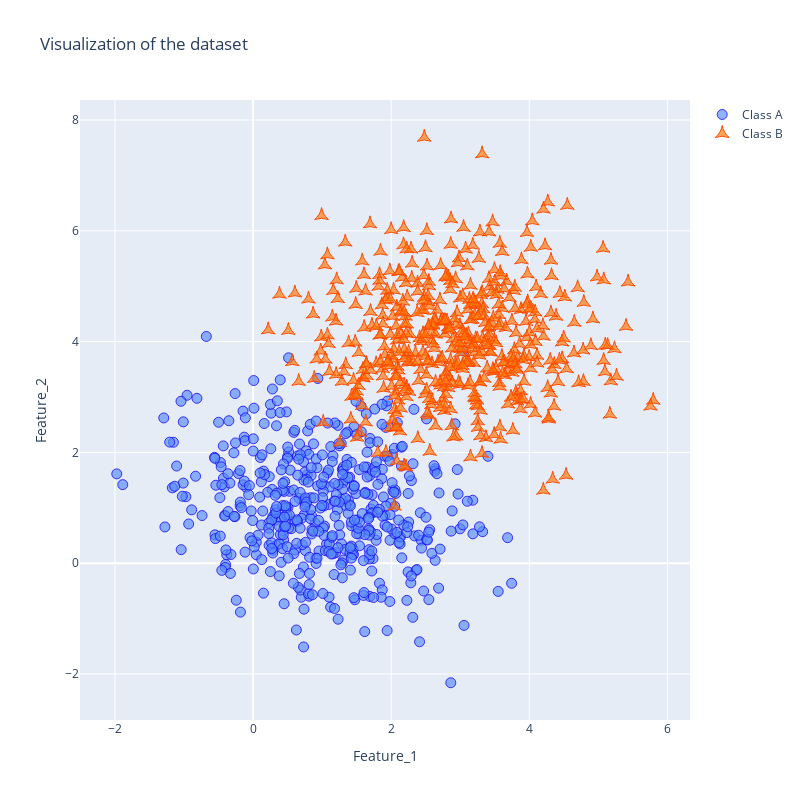

Here is the notebook cell this chart was saved with:
### Markdown cell above
# Visualising the dataset

### Code cell
## For Contributing, refer to expectedoutput1.html in the expected outputs folder.

fig = go.Figure()

fig.add_trace(go.Scatter(
    x=df_train["Feature_1"][:500],
    y=df_train["Feature_2"][:500],
    name="Class A",
    mode="markers",
    marker_color='rgba(84, 138, 252, 0.65)',
    marker_line_color='rgba(26, 9, 243, 0.8)',
    marker_size = 10,
    marker_line_width = 1,
    marker_symbol='circle',
    hovertemplate = 'Feature_1: %{x:.5f} <br />Feature_2: %{y:.5f}<extra></extra>, Class A<extra></extra>',
))
fig.add_trace(go.Scatter(
    x=df_train["Feature_1"][500:],
    y=df_train["Feature_2"][500:],
    name="Class B",
    mode="markers",
    marker_color='rgba(255, 117, 0, 0.65)',
    marker_line_color='rgba(255, 73, 0, 1)',
    marker_size = 10,
    marker_line_width = 1,
    marker_symbol='star-triangle-up',
    hovertemplate = 'Feature_1: %{x:.5f} <br />Feature_2: %{y:.5f}<extra></extra>, Class B<extra></extra>'
))
fig.update_layout(
    title="Visualization of the dataset",
    xaxis_title="Feature_1",
    yaxis_title="Feature_2",
    legend_title="",
    width=800,
    height=800,
)

fig.show()

### Figure 1 — Plotly figure (JSON) as saved in the notebook; plotly's stock layout.template omitted (floating-point values rounded to 4 significant figures; data arrays with more than 128 entries replaced by an {"elided": "..."} marker saying what was removed)
{"data": [{"hovertemplate": "Feature_1: %{x:.5f} <br />Feature_2: %{y:.5f}<extra></extra>, Class A<extra></extra>", "marker": {"color": "rgba(84, 138, 252, 0.65)", "line": {"color": "rgba(26, 9, 243, 0.8)", "width": 1}, "size": 10, "symbol": "circle"}, "mode": "markers", "name": "Class A", "type": "scatter", "x": {"elided": "500 float values"}, "y": {"elided": "500 float values"}}, {"hovertemplate": "Feature_1: %{x:.5f} <br />Feature_2: %{y:.5f}<extra></extra>, Class B<extra></extra>", "marker": {"color": "rgba(255, 117, 0, 0.65)", "line": {"color": "rgba(255, 73, 0, 1)", "width": 1}, "size": 10, "symbol": "star-triangle-up"}, "mode": "markers", "name": "Class B", "type": "scatter", "x": {"elided": "500 float values"}, "y": {"elided": "500 float values"}}], "layout": {"height": 800, "legend": {"title": {"text": ""}}, "title": {"text": "Visualization of the dataset"}, "width": 800, "xaxis": {"title": {"text": "Feature_1"}}, "yaxis": {"title": {"text": "Feature_2"}}}}
